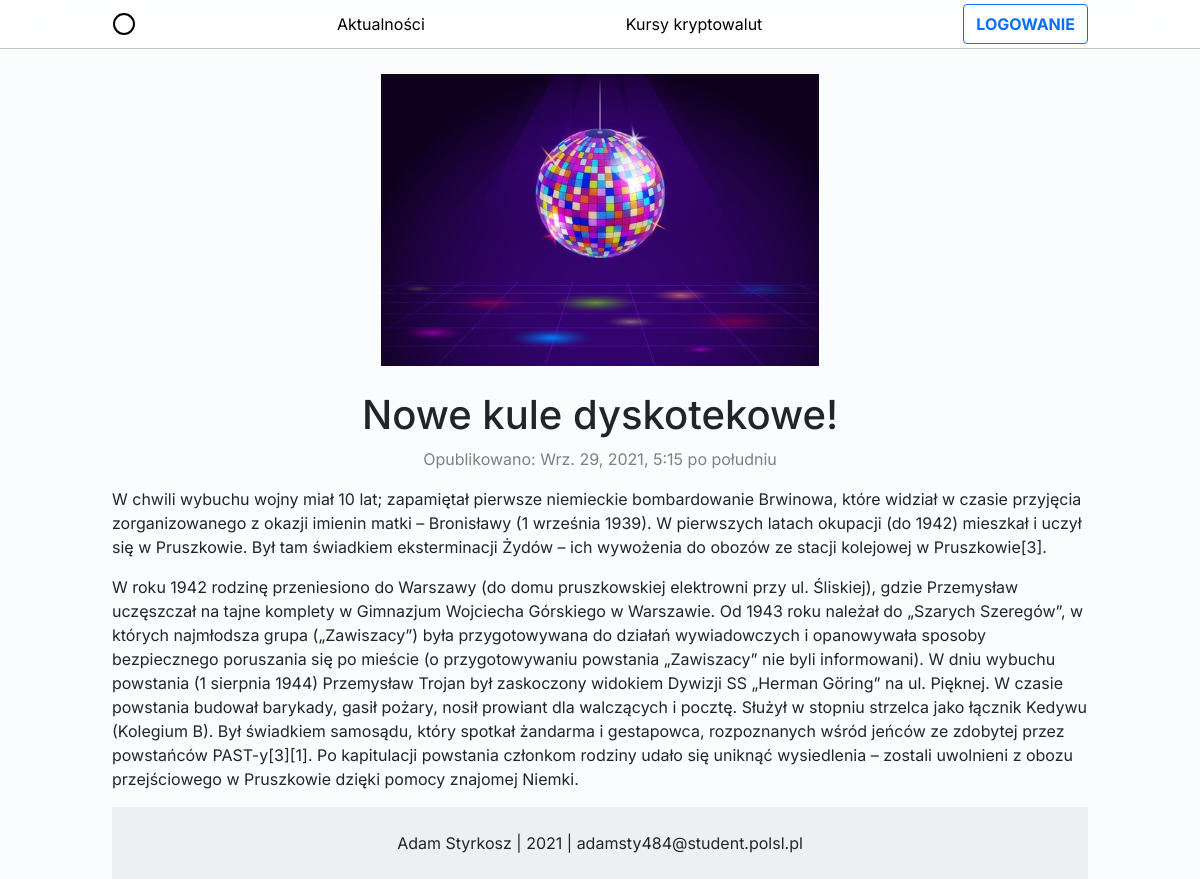
Before: /aktualnosci/9 with the older database file.
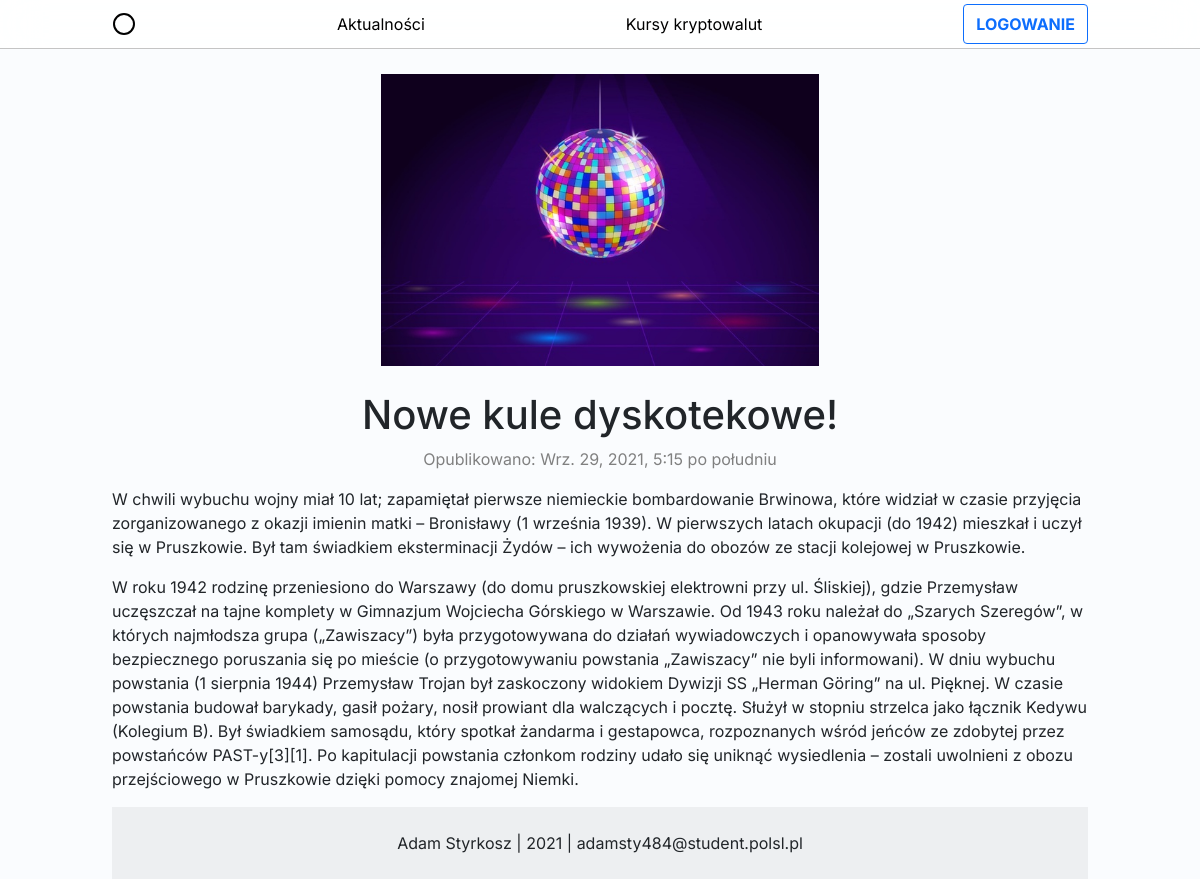
After: the same page with the newer database file.
### Krypta/models.py (models this page shows, shortened)
class Wpis(models.Model):
    id = models.AutoField(primary_key=True)
    tytul = models.CharField(max_length=50)
    zawartosc = models.TextField(max_length=5000)
    opis = models.TextField(max_length=250)
    obraz = models.ImageField(upload_to=filepath)
    data_utworzenia = models.DateTimeField()

### Krypta/views.py (the view)
# urls.py: path("aktualnosci/<int:pk>", views.WpisDetail.as_view(), name="wpis"),
class WpisDetail(DetailView):
    model = Wpis

### Krypta/templates/Krypta/wpis_detail.html (shortened to what this page needs)
{% extends "Krypta/base.html" %} {%load static%} {%block content%}
<div class="text-center">
  <img
    src="{{object.obraz.url}}"
    alt="Obraz z wpisu"
    style="width: 50%; padding: 25px"
  />
  <h1>{{object.tytul}}</h1>
  <p style="color: gray">Opublikowano: {{object.data_utworzenia}}</p>
  <div style="text-align: left">{{object.zawartosc|safe|linebreaks}}</div>
</div>
{%endblock%}

### Krypta/templates/Krypta/base.html (shortened to what this page needs)
{%load static%}
<!DOCTYPE html>
<html lang="en">
  <head>
    <link rel="stylesheet" href="{% static 'css/bootstrap.min.css' %}" />
    <link rel="stylesheet" href="{% static 'css/bootstrap.css' %}" />
    <link rel="stylesheet" href="{% static 'css/index.css' %}" />
  </head>
  <body>
    <nav class="site-header sticky-top py-1">
      <div
        class="container d-flex flex-column flex-md-row justify-content-between"
      >
        <a class="py-2" href="{% url 'index' %}">
          <svg
            xmlns="http://www.w3.org/2000/svg"
            width="24"
            height="24"
            viewBox="0 0 24 24"
            fill="none"
            stroke="currentColor"
            stroke-width="2"
            stroke-linecap="round"
            stroke-linejoin="round"
            class="d-block mx-auto"
          >
            <circle cx="12" cy="12" r="10"></circle>
          </svg>
        </a>
        <a class="py-2 d-none d-md-inline-block" href="{% url 'aktualnosci' %}"
          >Aktualności</a
        >
        <a class="py-2 d-none d-md-inline-block" href="{% url 'kursy' %}"
          >Kursy kryptowalut</a
        >
        {% if user.is_authenticated %}
        <a class="py-2 d-none d-md-inline-block" href="{% url 'dashboard' %}"
          >Dashboard</a
        >
        <a
          class="py-2 d-none d-md-inline-block"
          style="font-weight: bold"
          href="{% url 'profil' %}"
          >{{ request.user }}</a
        >
        <button
          class="btn btn-outline-secondary"
          style="font-weight: bold"
          onclick="location.href='{% url 'wyloguj'%}'"
        >
          WYLOGUJ
        </button>
        {%else%}
        <button
          class="btn btn-outline-primary"
          style="font-weight: bold"
          onclick="location.href='{% url 'login'%}'"
        >
          LOGOWANIE
        </button>
        {%endif%}
      </div>
    </nav>
    <div class="container">{%block content%} {%endblock%}</div>
    <div class="container">
      <div class="row">
        <footer class="">
          <div
            class="text-center p-4"
            style="background-color: rgba(0, 0, 0, 0.05)"
          >
            Adam Styrkosz | 2021 | adamsty484@student.polsl.pl
          </div>
        </footer>
      </div>
    </div>
  </body>
</html>

### Krypta/static/css/index.css (style rules this page uses)
body { font-family: "Inter", sans-serif; background-color: #fafcfe; }
.container { max-width: 1000px; }
.site-header { background-color: rgba(255, 255, 255, 0.85); -webkit-backdrop-filter: saturate(180%) blur(20px); backdrop-filter: saturate(180%) blur(20px); border-bottom: 1px solid; border-bottom-color: #c4c4c4; }
.site-header a { color: rgb(0, 0, 0); text-decoration: none; transition: ease-in-out color 0.15s; }
a { text-decoration: none; }

Changed rows visible on the page:
changed Wpis "Nowe kule dyskotekowe!": zawartosc "…ze stacji kolejowej w Pruszkowie[3]. W roku 1942 rodzinę…" → "…ze stacji kolejowej w Pruszkowie. W roku 1942 rodzinę…"
